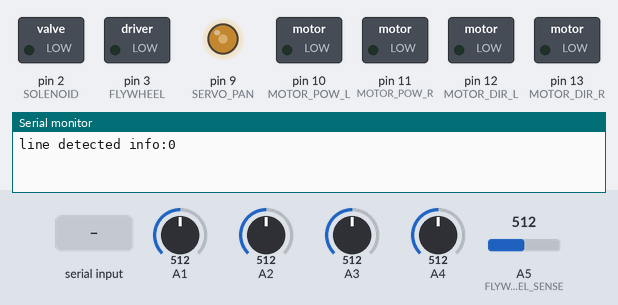
The sketch below on a simulated Arduino Uno, built with avr-gcc and run on an emulated ATmega328P. On the bench: switched loads named in the sketch (green lamp = pin HIGH), output pins drawn as LEDs (lit = HIGH), the last lines printed to the serial monitor. The test bench sets the inputs (shaded band); at power-on: A1 = 512, A2 = 512, A3 = 512, A4 = 512, A5 (FLYWHEEL_SENSE) = 512.

Above: at 1.2 s.
1.3 s: "I30\n" received over Serial
At 2.3 s:
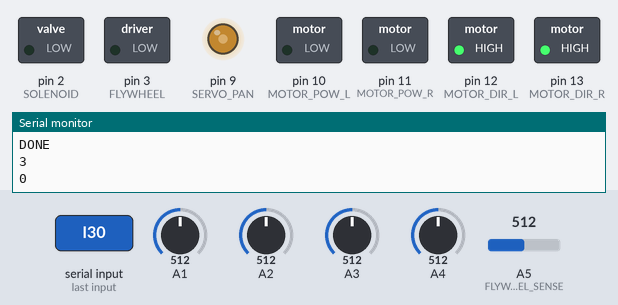
2.8 s: byte 83 ('S') received over Serial
At 3.5 s:
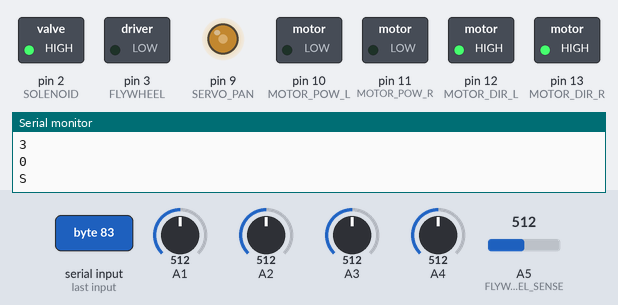
5.1 s: byte 80 ('P') received over Serial
At 6.3 s:
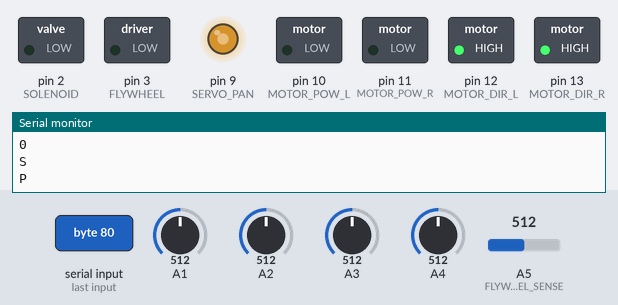
6.6 s: "T30\n" received over Serial
At 7.2 s:
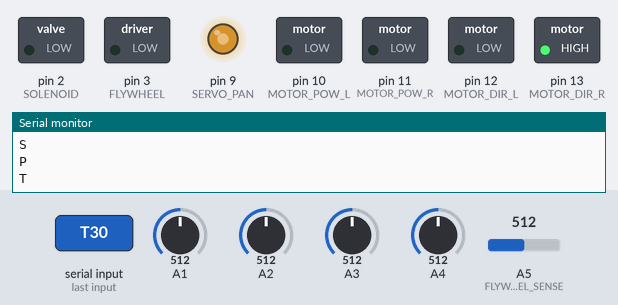
8.3 s: "R" received over Serial
At 8.8 s:
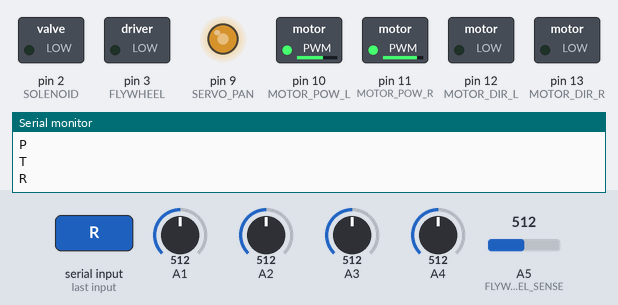
9.8 s: byte 69 ('E') received over Serial
At 11.2 s:
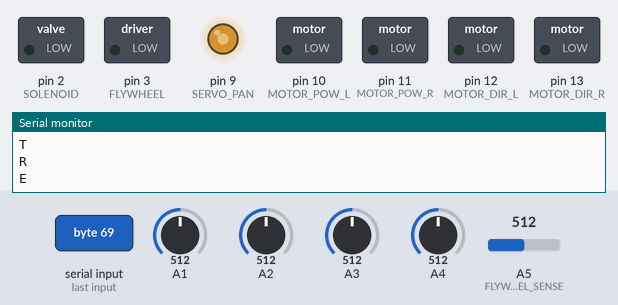
Timing chart, 0 to 12.3 s (numbered marks = the images above; inputs shaded):
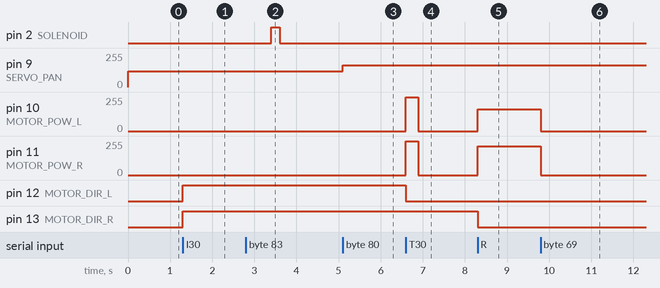

The sketch:

TestPackage.ino
```cpp
/*************************************************************
  File:      TestPrograms.ino
  Contents:  This program demonstrates simple control and
  capabilities of the robot. Particularly, it is designed
  to act in response to a certain keystroke.
Commands:
1. "F100" Set flywheel speed                        GKH
 also a "W" to set flywheel power
2. "A" get flywheel speed                              GKH
3."B" print Beacon Pattern                            ZDR
4. "R" reverse drive train                               EDC
5. "G" go foward at set speed                       EDC
6. "I30" set thresh and turn on line following     EDC
7. "S" trigger solenoid to shoot                      GKH
8. "T30" turn some number of degrees         EDC
9. "E" Emergency stop of drivetrain              EDC
10. "P30" Pan servo                                     GKH
  Notes:     Target: Arduino Uno
             Arduino IDE version: 1.6.7
  History:
  when       who  what/why
  ----       ---  ---------------------------------------------
  2016-01-09 LAK and ZDR  program created

 ************************************************************/

/*---------------Includes-----------------------------------*/
#include "robot_header.h"

/*---------------Variable Instantiation----------------------*/
// Timer Code
unsigned long current_time = 0;
// Beacon Sensor Object
BeaconSensor bSensor;
Shooter shooter;
// Drive timer
unsigned long drive_time = 0;
int alignment = 1;

/*---------------Setup-----------------*/
void setup() {

  Serial.begin(250000);
  // Beacon Code
  pinMode(BEACON1,INPUT); // set up beacon sensor pin
  pinMode(BEACON2,INPUT); // set up beacon sensor pin

  // Servo Code
  pinMode(SERVO_PAN, OUTPUT);
  ICR1   = 0x1800;
  TCCR1A = 0b10000010;
  TCCR1B = 0b00011010;
  OCR1A = 0x0BB8;

  //DriveMotor Code
  pinMode(MOTOR_POW_L, OUTPUT);
  pinMode(MOTOR_DIR_L, OUTPUT);


  pinMode(MOTOR_POW_R, OUTPUT);
  pinMode(MOTOR_DIR_R, OUTPUT);
  TCCR2A = 0b00000011;
  TCCR2B = 0b00000101;

  //SHOOTING code
  pinMode(FLYWHEEL, OUTPUT);
  pinMode(SOLENOID, OUTPUT);

}

//#define CLIP_SENSE        A0 // clip sensor
//#define LINE_BACK_SENSE   A1 // back line sensor
//#define LINE_RIGHT_SENSE  A2 // right line sensor
//#define LINE_CENTER_SENSE A3 // center line sensor
//#define LINE_LEFT_SENSE   A4 // left line sensor
//#define FLYWHEEL_SENSE    A5 // Flywheel speed sensor
//
//// DIGITAL PINS
//#define SOLENOID       2 //
//#define FLYWHEEL       3 //
//#define BEACON1        5 //
//#define BEACON2        6 //
//#define SERVO_PAN      9 //
//#define MOTOR_POW_L   10 // controlled by OC1B
//#define MOTOR_POW_R   11 // controlled by OC2A
//#define MOTOR_DIR_L   12 // 1 = forward, 0 = back
//#define MOTOR_DIR_R   13 // 1 = forward, 0 = back

unsigned char TestForKey(void) {
unsigned char KeyEventOccurred;
  KeyEventOccurred = Serial.available();
  return KeyEventOccurred;
}

void RespToKey(void) {
  unsigned char theKey;

  theKey = Serial.read();

  Serial.write(theKey);
  Serial.println("");

  switch (theKey) {
    case 'L': {
      // TAKE A SHOT!
      Serial.print("Taking a shot at speed=");
      unsigned int velocity = ReadSerialInt();
      Serial.println(velocity);
      shooter.shoot(velocity);
      }

      break;

    case 'F': {
      // SET FLYWHEEL SPEED
      // This function sets the flywheel speed. It is triggered by an input to the serial monitor of the form "F100", where the F tells the program to set the flywheel and the int tells us the speed on a map from 0 to 256 (for example).
      // Responsible: George Herring
      Serial.println("Modifying Motor Speed");
      unsigned int velocity = ReadSerialInt();
      shooter.setSpeed(velocity);
      Serial.println(velocity);
      }

      break;

      case 'A':{
        // Returns the current flywheel speed as an int between 0 and 256 (suggestion)
        // Responsible: George Herring
        Serial.print("Fly Wheel Speed is: ");
        Serial.println(getMotorSpeed());
        }
        break;

      case 'B':
        // Begins a sensor sweep, collects data for valid Beacon Pattern
        // prints out all beacon values (180)
        bSensor.findBeacons();
        break;

      case 'H':
        {// Computes the current heading, expects a valid sensor reading available
        int head = bSensor.getHeading(ReadSerialInt());
        Serial.print("Heading = ");
        Serial.println(head);
        }
        break;

      case 'R':
        // Reverse. Drives the drivetrain backward at a set speed. Stops after 5 seconds.
        motorLBack();
        motorRBack();
        break;

      case 'G':
        // Drives the drivetrain foward at a set speed.
        motorLForward();
        motorRForward();
        break;

       case 'I':
        // GO forward and try to align on centerline.
        {
          motorLForward();
          motorRForward();
          drive_time = millis();
          alignment = 0;
        }
        break;

      case 'Z': {
        // go backward via line following
        // Responsible: Erica Chin
        int inLoadingZone = 0;
        unsigned int catchCounter = 0;
        while (!inLoadingZone && catchCounter < 10){
          if (testForLine()) inLoadingZone = respLineFollow(1);
          catchCounter += 1;
        }
        }
        break;

      case 'Y': {
        // go forward while line following
        for (unsigned int catchCounter = 0; catchCounter < 100; catchCounter++){
          if(testForLine()) respLineFollow(0);
        }
        }
        break;


      case 'S':
        // trigger solenoid to shoot
        shooter.shootAdditional();
        break;

      case 'T':
        // turn drivetrain by some number of degrees
        { int angle1 = ReadSerialInt();
        botRotate(angle1);}
        break;

      case 'E':
        // emergency stop. Stop the motors from running.
        // Responsible: Erica Chin
        stopDriveMotors();
        break;

      case 'P':{      // Number of Degrees for Angle
        bSensor.setAngle(ReadSerialInt());}
        break;

  }
}

/*---------------Main Loop-----------------*/
void loop() {

  // Grab the current time
  current_time = millis();

  // Handle serial input
  if (TestForKey()) RespToKey();

  // Update the Beacon Sensor
  bSensor.beaconUpkeep(current_time);

  // flywheel upkeep
  shooter.shooterUpkeep(current_time);

  // Line Following upkeep
  testForLine();

  unsigned int analogVal = 112;
  char inputChar;
  //Serial.println(otherVal);

  // handle line following
  if (!alignment) {
    alignment = respLineAlign();
  }
}
```

Source omitted: robot_header.h (17806 bytes)

Measured:
- after the input at 1.3 s, pin 12 (MOTOR_DIR_L), pin 13 (MOTOR_DIR_R): LOW → HIGH at once
- after the input at 2.8 s, pin 2 (SOLENOID): LOW → HIGH after 0.60 s, → LOW 0.20 s later
- after the input at 5.1 s, pin 9 (SERVO_PAN): 119/255 → 164/255 at once
- after the input at 6.6 s, pin 10 (MOTOR_POW_L), pin 11 (MOTOR_POW_R): 0/255 → 255/255 at once, → 0/255 0.29 s later; pin 12 (MOTOR_DIR_L): HIGH → LOW at once
- after the input at 8.3 s, pin 10 (MOTOR_POW_L): 0/255 → 164/255 at once; pin 11 (MOTOR_POW_R): 0/255 → 216/255 at once; pin 13 (MOTOR_DIR_R): HIGH → LOW at once
- after the input at 9.8 s, pin 10 (MOTOR_POW_L): 164/255 → 0/255 at once; pin 11 (MOTOR_POW_R): 216/255 → 0/255 at once
